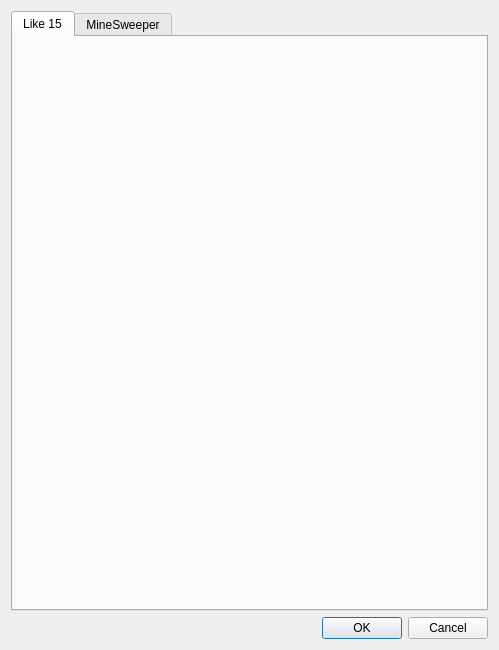
<?xml version="1.0" encoding="UTF-8"?>
<ui version="4.0">
 <class>DialogGameStart</class>
 <widget class="QDialog" name="DialogGameStart">
  <property name="geometry">
   <rect>
    <x>0</x>
    <y>0</y>
    <width>499</width>
    <height>650</height>
   </rect>
  </property>
  <property name="windowTitle">
   <string>EzPuzzles - New Game</string>
  </property>
  <layout class="QVBoxLayout" name="verticalLayout">
   <item>
    <widget class="QTabWidget" name="tabWidget">
     <property name="currentIndex">
      <number>0</number>
     </property>
     <widget class="QWidget" name="tabLikeFifteen">
      <attribute name="title">
       <string>Like 15</string>
      </attribute>
     </widget>
     <widget class="QWidget" name="tabMineSweeper">
      <attribute name="title">
       <string>MineSweeper</string>
      </attribute>
     </widget>
    </widget>
   </item>
   <item>
    <widget class="QDialogButtonBox" name="buttonBox">
     <property name="orientation">
      <enum>Qt::Horizontal</enum>
     </property>
     <property name="standardButtons">
      <set>QDialogButtonBox::Cancel|QDialogButtonBox::Ok</set>
     </property>
    </widget>
   </item>
  </layout>
 </widget>
 <resources/>
 <connections>
  <connection>
   <sender>buttonBox</sender>
   <signal>accepted()</signal>
   <receiver>DialogGameStart</receiver>
   <slot>accept()</slot>
   <hints>
    <hint type="sourcelabel">
     <x>248</x>
     <y>254</y>
    </hint>
    <hint type="destinationlabel">
     <x>157</x>
     <y>274</y>
    </hint>
   </hints>
  </connection>
  <connection>
   <sender>buttonBox</sender>
   <signal>rejected()</signal>
   <receiver>DialogGameStart</receiver>
   <slot>reject()</slot>
   <hints>
    <hint type="sourcelabel">
     <x>316</x>
     <y>260</y>
    </hint>
    <hint type="destinationlabel">
     <x>286</x>
     <y>274</y>
    </hint>
   </hints>
  </connection>
 </connections>
</ui>
